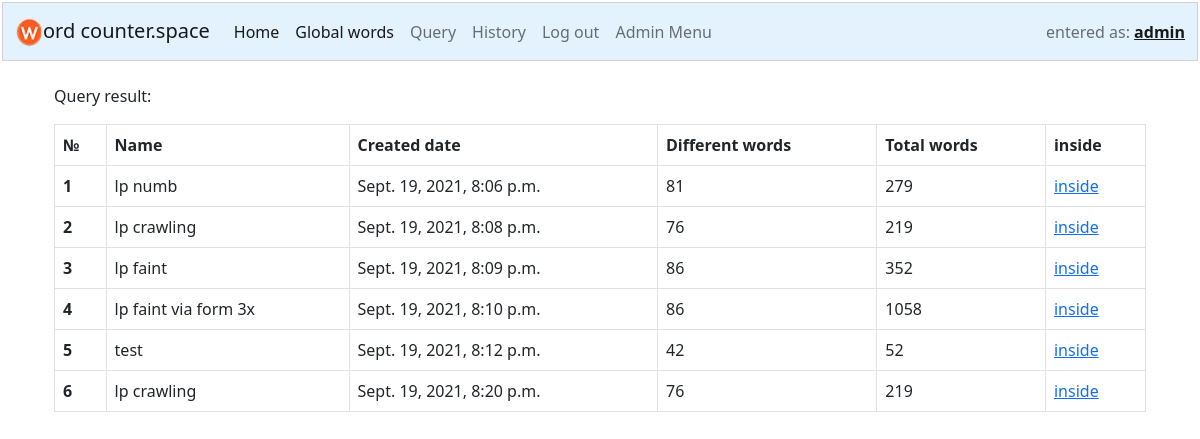
/history/ (signed in), run on the app's committed database.
### words/models.py (models this page shows, shortened)
class User(AbstractUser):
    pass

class Query_name(models.Model):
    username = models.ForeignKey(User, on_delete=models.CASCADE)
    time_created = models.DateTimeField(default=timezone.now)
    query_title = models.CharField(max_length = 250)

### words/views.py (the view)
# urls.py: path("history/", views.history, name="history"),
def history(request):
    query_name_list = Query_name.objects.filter(username=request.user)
    query_name_words_stats = Query_name_Words.objects.filter(query_name_id__in=query_name_list).values(
        "query_name_id").distinct().annotate(different_words=Count('word_id'), total_words=Sum('counter'))
    rows = zip(query_name_list, query_name_words_stats)
    return render(request, "words/history.html",{
        "rows":rows,
    })

### words/templates/words/history.html (shortened to what this page needs)
{% extends "words/layout.html" %}
{% load static %}
{% block body %}
    <div class="container" >
        <p>Query result:</p>
        <table class="table table-bordered">
            <thead>
                <tr>
                <th scope="col">№</th>
                <th scope="col">Name</th>
                <th scope="col">Created date</th>
                <th scope="col">Different words</th>
                <th scope="col">Total words</th>
                <th scope="col">inside</th>
                </tr>
            </thead>
            <tbody>
            {% for query_name_list, query_name_words_stats  in rows %}
                <tr>
                <th scope="row">{{forloop.counter}}</th>
                <td> {{ query_name_list.query_title }} </td>
                <td>{{ query_name_list.time_created }}</td>
                <td>{{ query_name_words_stats.different_words }}</td>
                <td> {{ query_name_words_stats.total_words }}</td>
                <td><a href="{% url 'query_detailed' query_name_list.pk %} ">inside</a></td>
                </tr>
            {% endfor %}
            </tbody>
        </table>
    </div>
{% endblock body %}

### words/templates/words/layout.html (shortened to what this page needs)
{% load static %}
<!DOCTYPE html>
<html lang="en">
<head>
    <link rel="stylesheet" href="{% static 'words/styles.css' %}">
    <link href="https://cdn.jsdelivr.net/npm/bootstrap@5.0.2/dist/css/bootstrap.min.css" rel="stylesheet">
</head>
<body>
    <nav class="navbar navbar-expand-lg navbar-light " style="background-color: #e3f2fd; outline: 1px solid lightgrey; margin: 3px">
    <div class="container-fluid">
        <a class="navbar-brand" href="/">
              <img src="{% static 'words/w.ico' %}" alt="logo" width="28" height="30" class="d-inline-block align-text-top">ord counter.space
        </a>
        <div class="collapse navbar-collapse" id="navbarText">
        <ul class="navbar-nav me-auto mb-2 mb-lg-0">
            <li class="nav-item">
            <a class="nav-link active" aria-current="page" href="/">Home</a>
            </li>
            <li class="nav-item">
            <a class="nav-link active" aria-current="page" href="{% url 'global_words' %}">Global words</a>
            </li>
            {% if user.is_authenticated %}
                <li class="nav-item">
                    <a class="nav-link" href="{% url 'query' %}">Query</a>
                </li>
                <li class="nav-item">
                    <a class="nav-link" href="{% url 'history' %}">History</a>
                </li>
                <li class="nav-item">
                    <a class="nav-link" href="{% url 'logout' %}">Log out</a>
                </li>
                <li class="nav-item">
                    <a class="nav-link" href="{% url 'admin:index' %}">Admin Menu</a>
                </li>
            {% endif %}
        </ul>
        {% if user.is_authenticated %}
        <span class="navbar-text">
            entered as: <a href=""> <b>{{user}}</b> </a>
        </span>
        {% endif %}
        </div>
    </div>
    </nav>
    <div class="container mt-4">
        {% block body %}
        {% endblock body %}
    </div>
</body>
</html>

### data on the page
User: username "admin"
Query_name: query_title "lp numb", time_created "Sept. 19, 2021, 8:06 p.m.", different_words "81", total_words "279"
Query_name: query_title "lp crawling", time_created "Sept. 19, 2021, 8:08 p.m.", different_words "76", total_words "219"
Query_name: query_title "lp faint", time_created "Sept. 19, 2021, 8:09 p.m.", different_words "86", total_words "352"
Query_name: query_title "lp faint via form 3x", time_created "Sept. 19, 2021, 8:10 p.m.", different_words "86", total_words "1058"
Query_name: query_title "test", time_created "Sept. 19, 2021, 8:12 p.m.", different_words "42", total_words "52"
Query_name: query_title "lp crawling", time_created "Sept. 19, 2021, 8:20 p.m.", different_words "76", total_words "219"
